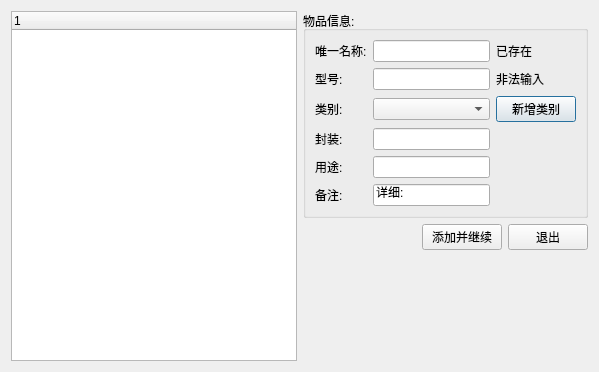
<?xml version="1.0" encoding="UTF-8"?>
<ui version="4.0">
 <class>Dialog</class>
 <widget class="QDialog" name="Dialog">
  <property name="geometry">
   <rect>
    <x>0</x>
    <y>0</y>
    <width>599</width>
    <height>372</height>
   </rect>
  </property>
  <property name="windowTitle">
   <string>Dialog</string>
  </property>
  <layout class="QHBoxLayout" name="horizontalLayout_2">
   <item>
    <widget class="QTreeWidget" name="treeWidget">
     <column>
      <property name="text">
       <string notr="true">1</string>
      </property>
     </column>
    </widget>
   </item>
   <item>
    <layout class="QVBoxLayout" name="verticalLayout">
     <item>
      <widget class="QGroupBox" name="groupBox">
       <property name="title">
        <string>物品信息:</string>
       </property>
       <layout class="QGridLayout" name="gridLayout">
        <item row="0" column="0">
         <widget class="QLabel" name="label">
          <property name="text">
           <string>唯一名称:</string>
          </property>
         </widget>
        </item>
        <item row="0" column="1">
         <widget class="QLineEdit" name="lineEdit_name"/>
        </item>
        <item row="0" column="2">
         <widget class="QLabel" name="label_5">
          <property name="text">
           <string>已存在</string>
          </property>
         </widget>
        </item>
        <item row="1" column="0">
         <widget class="QLabel" name="label_2">
          <property name="text">
           <string>型号:</string>
          </property>
         </widget>
        </item>
        <item row="1" column="1">
         <widget class="QLineEdit" name="lineEdit_2"/>
        </item>
        <item row="1" column="2">
         <widget class="QLabel" name="label_4">
          <property name="text">
           <string>非法输入</string>
          </property>
         </widget>
        </item>
        <item row="2" column="0">
         <widget class="QLabel" name="label_3">
          <property name="text">
           <string>类别:</string>
          </property>
         </widget>
        </item>
        <item row="2" column="1">
         <widget class="QComboBox" name="comboBox_type"/>
        </item>
        <item row="2" column="2">
         <widget class="QPushButton" name="pushButton_addtype">
          <property name="text">
           <string>新增类别</string>
          </property>
         </widget>
        </item>
        <item row="3" column="0">
         <widget class="QLabel" name="label_6">
          <property name="text">
           <string>封装:</string>
          </property>
         </widget>
        </item>
        <item row="3" column="1">
         <widget class="QLineEdit" name="lineEdit_pkg"/>
        </item>
        <item row="4" column="0">
         <widget class="QLabel" name="label_7">
          <property name="text">
           <string>用途:</string>
          </property>
         </widget>
        </item>
        <item row="4" column="1">
         <widget class="QLineEdit" name="lineEdit_function"/>
        </item>
        <item row="5" column="0">
         <widget class="QLabel" name="label_8">
          <property name="text">
           <string>备注:</string>
          </property>
         </widget>
        </item>
        <item row="5" column="1">
         <widget class="QLineEdit" name="lineEdit_detail">
          <property name="text">
           <string>详细:</string>
          </property>
         </widget>
        </item>
       </layout>
      </widget>
     </item>
     <item>
      <layout class="QHBoxLayout" name="horizontalLayout">
       <item>
        <spacer name="horizontalSpacer">
         <property name="orientation">
          <enum>Qt::Horizontal</enum>
         </property>
         <property name="sizeHint" stdset="0">
          <size>
           <width>40</width>
           <height>20</height>
          </size>
         </property>
        </spacer>
       </item>
       <item>
        <widget class="QPushButton" name="pushButton_add">
         <property name="text">
          <string>添加并继续</string>
         </property>
        </widget>
       </item>
       <item>
        <widget class="QPushButton" name="pushButton_cancel">
         <property name="text">
          <string>退出</string>
         </property>
        </widget>
       </item>
      </layout>
     </item>
     <item>
      <spacer name="verticalSpacer">
       <property name="orientation">
        <enum>Qt::Vertical</enum>
       </property>
       <property name="sizeHint" stdset="0">
        <size>
         <width>20</width>
         <height>40</height>
        </size>
       </property>
      </spacer>
     </item>
    </layout>
   </item>
  </layout>
 </widget>
 <resources/>
 <connections/>
</ui>
